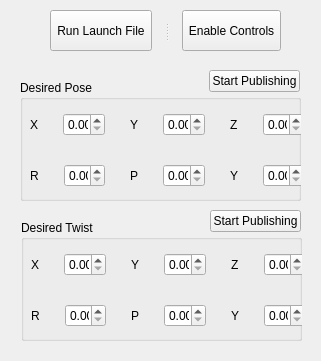
<?xml version="1.0" encoding="UTF-8"?>
<ui version="4.0">
 <class>testbuttons</class>
 <widget class="QWidget" name="testbuttons">
  <property name="geometry">
   <rect>
    <x>0</x>
    <y>0</y>
    <width>321</width>
    <height>361</height>
   </rect>
  </property>
  <property name="minimumSize">
   <size>
    <width>321</width>
    <height>361</height>
   </size>
  </property>
  <property name="windowTitle">
   <string>testbuttons</string>
  </property>
  <widget class="QGroupBox" name="pose_box">
   <property name="geometry">
    <rect>
     <x>20</x>
     <y>80</y>
     <width>281</width>
     <height>121</height>
    </rect>
   </property>
   <property name="title">
    <string>Desired Pose</string>
   </property>
   <widget class="QWidget" name="layoutWidget">
    <property name="geometry">
     <rect>
      <x>10</x>
      <y>30</y>
      <width>274</width>
      <height>81</height>
     </rect>
    </property>
    <layout class="QGridLayout" name="pose_grid_layout">
     <property name="spacing">
      <number>25</number>
     </property>
     <item row="0" column="0">
      <layout class="QGridLayout" name="gridLayout">
       <item row="0" column="0">
        <widget class="QLabel" name="x_pose_label">
         <property name="text">
          <string>X</string>
         </property>
        </widget>
       </item>
       <item row="0" column="1">
        <widget class="QDoubleSpinBox" name="x_pose"/>
       </item>
      </layout>
     </item>
     <item row="0" column="1">
      <layout class="QGridLayout" name="gridLayout_2">
       <item row="0" column="0">
        <widget class="QLabel" name="y_pose_label">
         <property name="text">
          <string>Y</string>
         </property>
        </widget>
       </item>
       <item row="0" column="1">
        <widget class="QDoubleSpinBox" name="y_pose"/>
       </item>
      </layout>
     </item>
     <item row="0" column="2">
      <layout class="QGridLayout" name="gridLayout_3">
       <item row="0" column="0">
        <widget class="QLabel" name="z_pose_label">
         <property name="text">
          <string>Z</string>
         </property>
        </widget>
       </item>
       <item row="0" column="1">
        <widget class="QDoubleSpinBox" name="z_pose"/>
       </item>
      </layout>
     </item>
     <item row="1" column="0">
      <layout class="QGridLayout" name="gridLayout_4">
       <item row="0" column="0">
        <widget class="QLabel" name="roll_pose_label">
         <property name="text">
          <string>R</string>
         </property>
        </widget>
       </item>
       <item row="0" column="1">
        <widget class="QDoubleSpinBox" name="roll_pose"/>
       </item>
      </layout>
     </item>
     <item row="1" column="1">
      <layout class="QGridLayout" name="gridLayout_5">
       <item row="0" column="0">
        <widget class="QLabel" name="pitch_pose_label">
         <property name="text">
          <string>P</string>
         </property>
        </widget>
       </item>
       <item row="0" column="1">
        <widget class="QDoubleSpinBox" name="pitch_pose"/>
       </item>
      </layout>
     </item>
     <item row="1" column="2">
      <layout class="QGridLayout" name="gridLayout_6">
       <item row="0" column="0">
        <widget class="QLabel" name="yaw_pose_label">
         <property name="text">
          <string>Y</string>
         </property>
        </widget>
       </item>
       <item row="0" column="1">
        <widget class="QDoubleSpinBox" name="yaw_pose"/>
       </item>
      </layout>
     </item>
    </layout>
   </widget>
  </widget>
  <widget class="QPushButton" name="pose_enable">
   <property name="geometry">
    <rect>
     <x>209</x>
     <y>70</y>
     <width>91</width>
     <height>22</height>
    </rect>
   </property>
   <property name="text">
    <string>Start Publishing</string>
   </property>
  </widget>
  <widget class="QPushButton" name="twist_enable">
   <property name="geometry">
    <rect>
     <x>210</x>
     <y>210</y>
     <width>91</width>
     <height>22</height>
    </rect>
   </property>
   <property name="text">
    <string>Start Publishing</string>
   </property>
  </widget>
  <widget class="QGroupBox" name="twist_box">
   <property name="geometry">
    <rect>
     <x>21</x>
     <y>220</y>
     <width>281</width>
     <height>121</height>
    </rect>
   </property>
   <property name="title">
    <string>Desired Twist</string>
   </property>
   <widget class="QWidget" name="layoutWidget_6">
    <property name="geometry">
     <rect>
      <x>10</x>
      <y>30</y>
      <width>274</width>
      <height>81</height>
     </rect>
    </property>
    <layout class="QGridLayout" name="twist_grid_layout">
     <property name="spacing">
      <number>25</number>
     </property>
     <item row="0" column="0">
      <layout class="QGridLayout" name="gridLayout_9">
       <item row="0" column="0">
        <widget class="QLabel" name="x_twist_label">
         <property name="text">
          <string>X</string>
         </property>
        </widget>
       </item>
       <item row="0" column="1">
        <widget class="QDoubleSpinBox" name="x_twist"/>
       </item>
      </layout>
     </item>
     <item row="0" column="1">
      <layout class="QGridLayout" name="gridLayout_10">
       <item row="0" column="0">
        <widget class="QLabel" name="y_twist_label">
         <property name="text">
          <string>Y</string>
         </property>
        </widget>
       </item>
       <item row="0" column="1">
        <widget class="QDoubleSpinBox" name="y_twist"/>
       </item>
      </layout>
     </item>
     <item row="0" column="2">
      <layout class="QGridLayout" name="gridLayout_11">
       <item row="0" column="0">
        <widget class="QLabel" name="z_twist_label">
         <property name="text">
          <string>Z</string>
         </property>
        </widget>
       </item>
       <item row="0" column="1">
        <widget class="QDoubleSpinBox" name="z_twist"/>
       </item>
      </layout>
     </item>
     <item row="1" column="0">
      <layout class="QGridLayout" name="gridLayout_12">
       <item row="0" column="0">
        <widget class="QLabel" name="roll_twist_label">
         <property name="text">
          <string>R</string>
         </property>
        </widget>
       </item>
       <item row="0" column="1">
        <widget class="QDoubleSpinBox" name="roll_twist"/>
       </item>
      </layout>
     </item>
     <item row="1" column="1">
      <layout class="QGridLayout" name="gridLayout_13">
       <item row="0" column="0">
        <widget class="QLabel" name="pitch_twist_label">
         <property name="text">
          <string>P</string>
         </property>
        </widget>
       </item>
       <item row="0" column="1">
        <widget class="QDoubleSpinBox" name="pitch_twist"/>
       </item>
      </layout>
     </item>
     <item row="1" column="2">
      <layout class="QGridLayout" name="gridLayout_14">
       <item row="0" column="0">
        <widget class="QLabel" name="yaw_twist_label">
         <property name="text">
          <string>Y</string>
         </property>
        </widget>
       </item>
       <item row="0" column="1">
        <widget class="QDoubleSpinBox" name="yaw_twist"/>
       </item>
      </layout>
     </item>
    </layout>
   </widget>
  </widget>
  <widget class="QSplitter" name="splitter">
   <property name="geometry">
    <rect>
     <x>50</x>
     <y>10</y>
     <width>231</width>
     <height>41</height>
    </rect>
   </property>
   <property name="orientation">
    <enum>Qt::Horizontal</enum>
   </property>
   <property name="handleWidth">
    <number>30</number>
   </property>
   <widget class="QPushButton" name="launch_enable">
    <property name="text">
     <string>Run Launch File</string>
    </property>
   </widget>
   <widget class="QPushButton" name="controls_enable">
    <property name="text">
     <string>Enable Controls</string>
    </property>
   </widget>
  </widget>
 </widget>
 <resources/>
 <connections/>
</ui>
